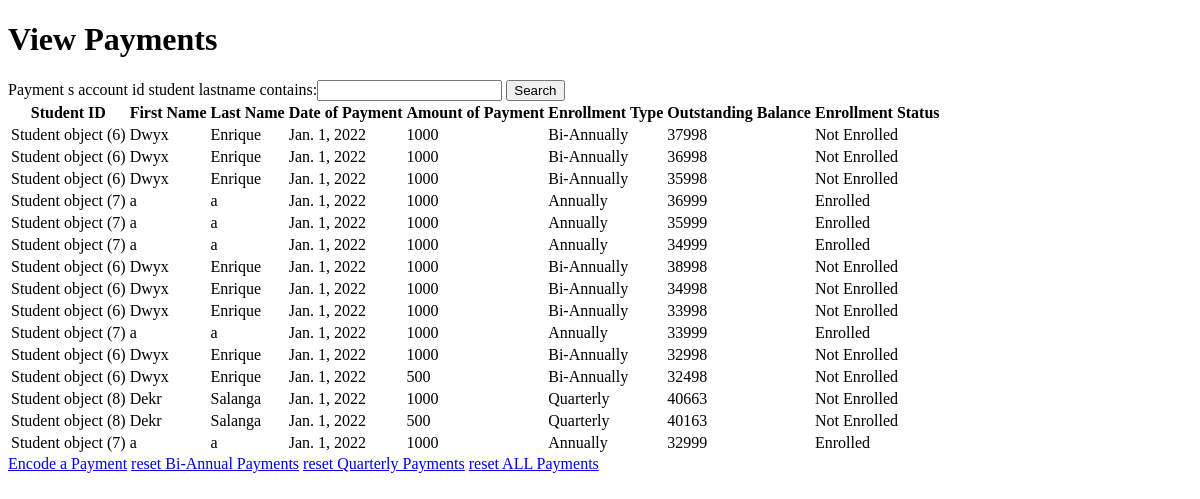
/paymentList, run on an earlier commit of the app's database.
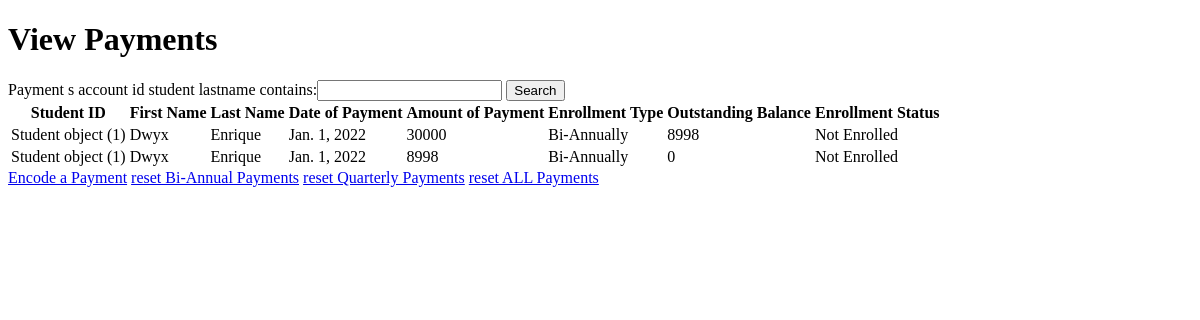
And on a later commit of the database.
### sis_app/models.py (models this page shows, shortened)
class Payment(models.Model):
    payment_s_account_id = models.ForeignKey(Student, on_delete=models.CASCADE, null = False)
    paymentdate_date = models.DateField(null = False)
    payment_amount = models.IntegerField(null = False)
    outstandingbalance = models.IntegerField(default = 0)
    payment_sy_end = 0
    outstandingbalance = models.IntegerField(default = 1000000)
    school_year_end=models.IntegerField(('year'), validators=[MinValueValidator(2000)], default=None)#
    def getenrollmentplan(self):
        return self.payment_s_account_id.student_enrollment_plan
    def getstudentfirstname(self):
        return self.payment_s_account_id.student_firstname
    def getstudentlastname(self):
        return self.payment_s_account_id.student_lastname
    def getstudentenrollmentstatus(self):
        return self.payment_s_account_id.enrollment_status

class Account(models.Model):
    username = models.CharField(max_length=128)
    password = models.CharField(max_length=128)#passwords should be stored hashed
    class Meta:
        abstract=True # Don't use this line if you want Contact to have its own table

class Student(Account):
    student_firstname = models.CharField(max_length=128, default=None)#
    student_lastname = models.CharField(max_length=128, default=None)#
    student_middlename = models.CharField(max_length=128, default=None)
    student_nickname = models.CharField(max_length=128, default=None)
    student_birthday = models.DateField(default=datetime.date.today())
    grade_levels = [
        ('Nursery','Nursery'),
        ('Kinder 1','Kinder 1'),
        ('Kinder 2', 'Kinder 2')
    ]
    student_grade_level = models.CharField(max_length=128, choices=grade_levels, default='Nursery')#
    status =[
    ('Not Enrolled','Not Enrolled'),
    ('Enrolled', 'Enrolled'),
    ]#
    enrollment_status = models.CharField(max_length=20, choices=status,default='Not Enrolled')#
    student_schoolyear_start=models.IntegerField(('year'), validators=[MinValueValidator(2000)], default=None)#
    student_address = models.CharField(max_length=300, default=None)
    student_religion = models.CharField(max_length=128, default=None)
    student_nationality = models.CharField(max_length=128, default=None)
    student_hobbies = models.TextField(max_length=500, default=None)
    student_likes = models.TextField(max_length=500, default=None)
    student_dislikes = models.TextField(max_length=500, default=None)
    student_shm = models.TextField(max_length=500, default=None)
    student_allergies = models.TextField(max_length=500, default=None)
    student_sd = models.TextField(max_length=500, default=None)
    student_oconsiderations = models.TextField(max_length=500, default=None)
    student_guardianemail = models.EmailField(max_length = 254, default=None)
    student_f_firstname = models.CharField(max_length=128, default=None)
    student_f_lastname = models.CharField(max_length=128, default=None)
    student_f_middlename = models.CharField(max_length=128, default=None)
    student_f_telno = models.CharField(max_length=128, default=None)
    student_f_address = models.CharField(max_length=300, default=None)
    student_f_occupation = models.CharField(max_length=128, default=None)
    student_f_employer = models.CharField(max_length=128, default=None)
    student_f_oaddress = models.CharField(max_length=300, default=None)
    student_f_otelno = models.CharField(max_length=128, default=None)
    student_f_natureofbusiness = models.CharField(max_length=128, default=None)
    student_m_firstname = models.CharField(max_length=128, default=None)
    student_m_lastname = models.CharField(max_length=128, default=None)
    student_m_middlename = models.CharField(max_length=128, default=None)
    student_m_telno = models.CharField(max_length=128, default=None)
    student_m_address = models.CharField(max_length=300, default=None)
    student_m_occupation = models.CharField(max_length=128, default=None)
    student_m_employer = models.CharField(max_length=128, default=None)
    student_m_oaddress = models.CharField(max_length=300, default=None)
    student_m_otelno = models.CharField(max_length=128, default=None)
    student_m_natureofbusiness = models.CharField(max_length=128, default=None)
    student_sibling_name = models.CharField(max_length=300, default=None)
    student_sibling_gender = models.CharField(max_length=128, default=None)
    student_sibling_age = models.IntegerField(default=None)
    student_sibling_school=models.CharField(max_length=300, default=None)
    student_medexp = models.BooleanField(default = False)
    student_rules = models.BooleanField(default = False)
    student_accuracy = models.BooleanField(default = False)
    student_signedname = models.CharField(max_length=300, default=None)
    student_signdate = models.DateField(default=datetime.date.today())
    enrollment_plan_choices =[
    ('Annually','Annually'),
    ('Bi-Annually', 'Bi-Annually'),
    ('Quarterly', 'Quarterly'),
    ]
    student_enrollment_plan = models.CharField(max_length=20, choices=enrollment_plan_choices,default='Annually')

### sis_app/views.py (the view)
# urls.py: path('paymentList',views.paymentList, name="payment_list"),
def paymentList(request):
    payments = Payment.objects.all()
    myPFilter = PaymentFilter(request.GET, queryset=payments)
    payments = myPFilter.qs
    context = {'paymentList' : payments, 'myPFilter': myPFilter}
    return render(request,"sis_app/paymentList.html", context)

### sis_app/templates/sis_app/paymentList.html
<!DOCTYPE html>
<html>
{% load static %}
{%block content %}
{% block styles %}
<head>
{% endblock %}
</head>
<body>
    <h1 class="pageHeading">View Payments</h1>
    <div class="form-container">
        <form method="get" style=>
            {{myPFilter.form}}
            <button class="buttonDesignPositive" type="submit">Search</button>
        </form>
    </div>
    <div class="table-container">
        <table class = "table table-borderless">
            <thead class= "border-bottom font-weight-bold">
                <tr>
                    <th>Student ID</th>
                    <th>First Name</th>
                    <th>Last Name</th>
                    <th>Date of Payment</th>
                    <th>Amount of Payment</th>
                    <th>Enrollment Type</th>
                    <th>Outstanding Balance</th>
                    <th>Enrollment Status</th>
                    <th></th>
                    <th></th>
                </tr>
            </thead>
            <tbody>
                {% for payment in paymentList %}
                <tr>
                    <td data-heading="Student ID">{{payment.payment_s_account_id}}</td>
                    <td data-heading="First Name">{{payment.getstudentfirstname}}</td>
                    <td data-heading="Last Name">{{payment.getstudentlastname}}</td>
                    <td data-heading="Date of Payment">{{payment.paymentdate_date}}</td>
                    <td data-heading="Amount of Payment">{{payment.payment_amount}}</td>
                    <td data-heading="Enrollment Type">{{payment.getenrollmentplan}}</td>
                    <td data-heading="Outstanding Balance">{{payment.outstandingbalance}}</td>
                    <td data-heading="Enrollment Status">{{payment.getstudentenrollmentstatus}}</td>
                </tr>
                {% endfor %}
            </tbody>
        </table>
    </div>
    <a class="buttonDesignNegative" href="{% url 'sis_app:payment_form' %}">Encode a Payment</a>
    <a class="buttonDesignNegative" href="{% url 'sis_app:reset_BA' %}">reset Bi-Annual Payments</a>
    <a class="buttonDesignNegative" href="{% url 'sis_app:reset_Q' %}">reset Quarterly Payments</a>
    <a class="buttonDesignNegative" href="{% url 'sis_app:reset_ALL' %}">reset ALL Payments</a>
    {% endblock content %}
</body>
</html>

What changed in the data, as far as the page shows it:
removed Payment: payment_s_account_id "Student object (6)", getstudentfirstname "Dwyx", getstudentlastname "Enrique", paymentdate_date "Jan. 1, 2022", payment_amount "1000", getenrollmentplan "Bi-Annually", outstandingbalance "37998", getstudentenrollmentstatus "Not Enrolled"
removed Payment: payment_s_account_id "Student object (6)", getstudentfirstname "Dwyx", getstudentlastname "Enrique", paymentdate_date "Jan. 1, 2022", payment_amount "1000", getenrollmentplan "Bi-Annually", outstandingbalance "36998", getstudentenrollmentstatus "Not Enrolled"
removed Payment: payment_s_account_id "Student object (6)", getstudentfirstname "Dwyx", getstudentlastname "Enrique", paymentdate_date "Jan. 1, 2022", payment_amount "1000", getenrollmentplan "Bi-Annually", outstandingbalance "35998", getstudentenrollmentstatus "Not Enrolled"
removed Payment: payment_s_account_id "Student object (7)", getstudentfirstname "a", getstudentlastname "a", paymentdate_date "Jan. 1, 2022", payment_amount "1000", getenrollmentplan "Annually", outstandingbalance "36999", getstudentenrollmentstatus "Enrolled"
removed Payment: payment_s_account_id "Student object (7)", getstudentfirstname "a", getstudentlastname "a", paymentdate_date "Jan. 1, 2022", payment_amount "1000", getenrollmentplan "Annually", outstandingbalance "35999", getstudentenrollmentstatus "Enrolled"
removed Payment: payment_s_account_id "Student object (7)", getstudentfirstname "a", getstudentlastname "a", paymentdate_date "Jan. 1, 2022", payment_amount "1000", getenrollmentplan "Annually", outstandingbalance "34999", getstudentenrollmentstatus "Enrolled"
removed Payment: payment_s_account_id "Student object (6)", getstudentfirstname "Dwyx", getstudentlastname "Enrique", paymentdate_date "Jan. 1, 2022", payment_amount "1000", getenrollmentplan "Bi-Annually", outstandingbalance "38998", getstudentenrollmentstatus "Not Enrolled"
removed Payment: payment_s_account_id "Student object (6)", getstudentfirstname "Dwyx", getstudentlastname "Enrique", paymentdate_date "Jan. 1, 2022", payment_amount "1000", getenrollmentplan "Bi-Annually", outstandingbalance "34998", getstudentenrollmentstatus "Not Enrolled"
removed Payment: payment_s_account_id "Student object (6)", getstudentfirstname "Dwyx", getstudentlastname "Enrique", paymentdate_date "Jan. 1, 2022", payment_amount "1000", getenrollmentplan "Bi-Annually", outstandingbalance "33998", getstudentenrollmentstatus "Not Enrolled"
removed Payment: payment_s_account_id "Student object (7)", getstudentfirstname "a", getstudentlastname "a", paymentdate_date "Jan. 1, 2022", payment_amount "1000", getenrollmentplan "Annually", outstandingbalance "33999", getstudentenrollmentstatus "Enrolled"
removed Payment: payment_s_account_id "Student object (6)", getstudentfirstname "Dwyx", getstudentlastname "Enrique", paymentdate_date "Jan. 1, 2022", payment_amount "1000", getenrollmentplan "Bi-Annually", outstandingbalance "32998", getstudentenrollmentstatus "Not Enrolled"
removed Payment: payment_s_account_id "Student object (6)", getstudentfirstname "Dwyx", getstudentlastname "Enrique", paymentdate_date "Jan. 1, 2022", payment_amount "500", getenrollmentplan "Bi-Annually", outstandingbalance "32498", getstudentenrollmentstatus "Not Enrolled"
removed Payment: payment_s_account_id "Student object (8)", getstudentfirstname "Dekr", getstudentlastname "Salanga", paymentdate_date "Jan. 1, 2022", payment_amount "1000", getenrollmentplan "Quarterly", outstandingbalance "40663", getstudentenrollmentstatus "Not Enrolled"
removed Payment: payment_s_account_id "Student object (8)", getstudentfirstname "Dekr", getstudentlastname "Salanga", paymentdate_date "Jan. 1, 2022", payment_amount "500", getenrollmentplan "Quarterly", outstandingbalance "40163", getstudentenrollmentstatus "Not Enrolled"
removed Payment: payment_s_account_id "Student object (7)", getstudentfirstname "a", getstudentlastname "a", paymentdate_date "Jan. 1, 2022", payment_amount "1000", getenrollmentplan "Annually", outstandingbalance "32999", getstudentenrollmentstatus "Enrolled"
added Payment: payment_s_account_id "Student object (1)", getstudentfirstname "Dwyx", getstudentlastname "Enrique", paymentdate_date "Jan. 1, 2022", payment_amount "30000", getenrollmentplan "Bi-Annually", outstandingbalance "8998", getstudentenrollmentstatus "Not Enrolled"
added Payment: payment_s_account_id "Student object (1)", getstudentfirstname "Dwyx", getstudentlastname "Enrique", paymentdate_date "Jan. 1, 2022", payment_amount "8998", getenrollmentplan "Bi-Annually", outstandingbalance "0", getstudentenrollmentstatus "Not Enrolled"
